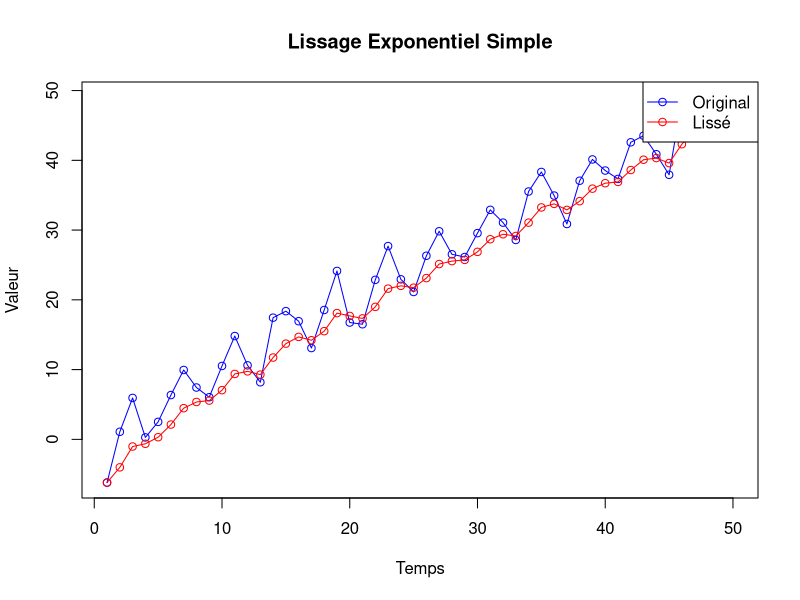
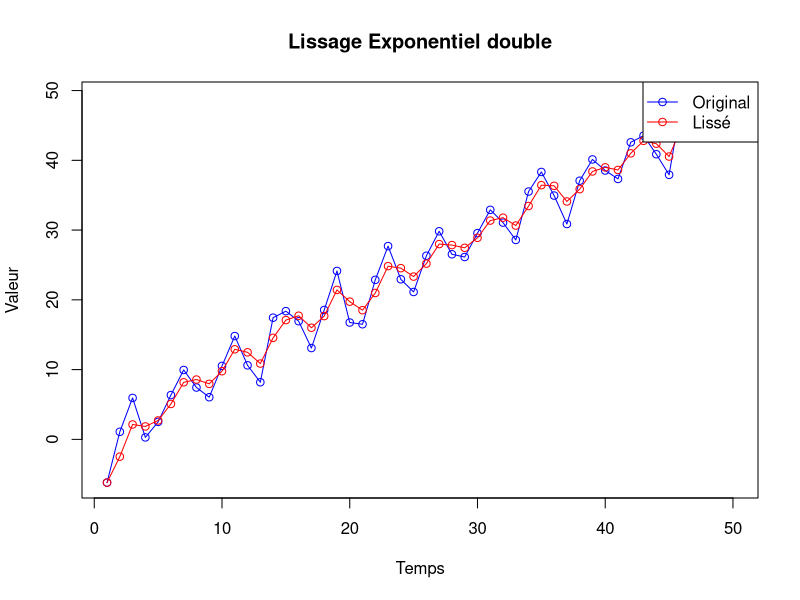
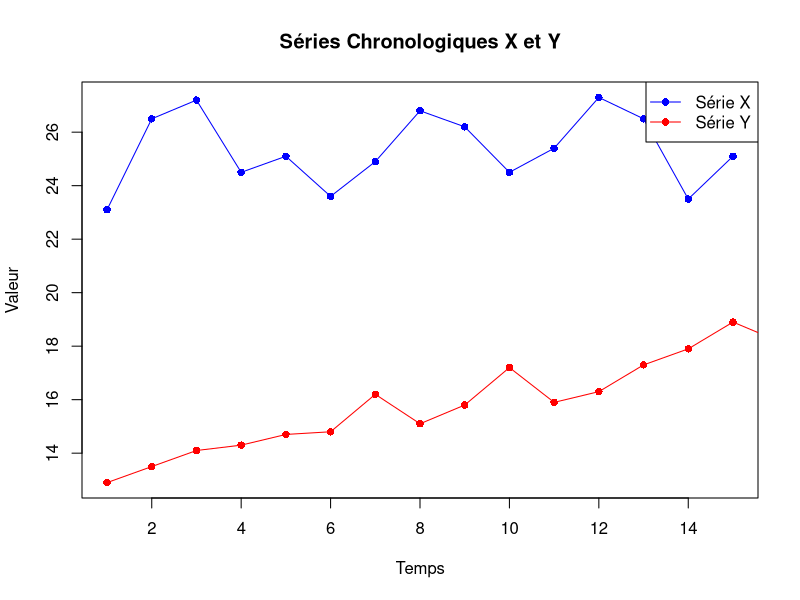
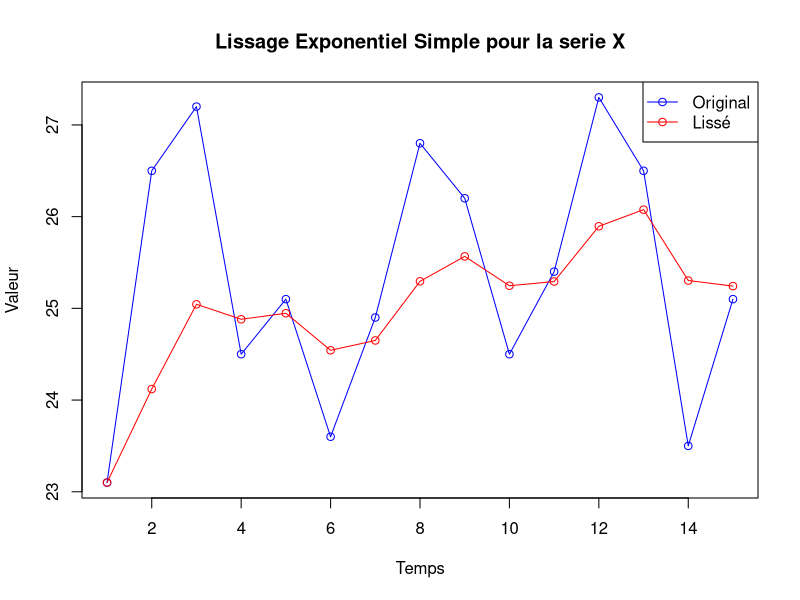
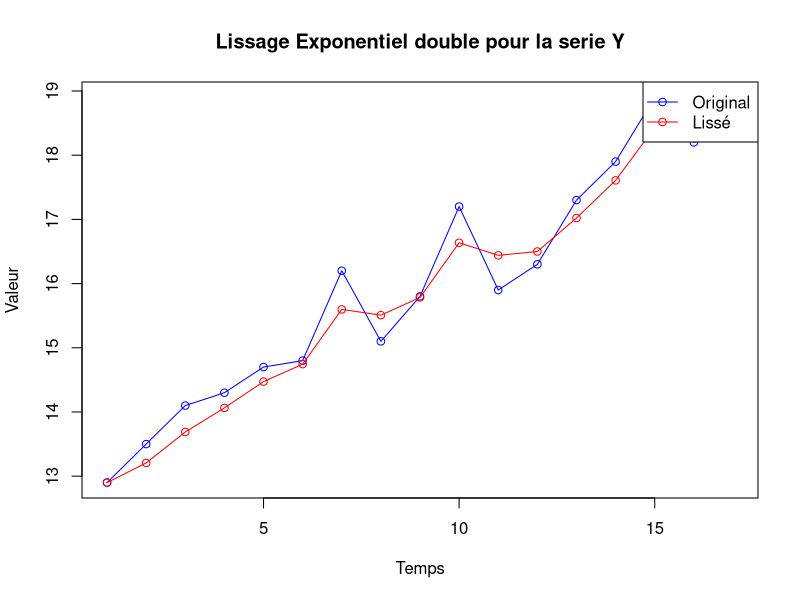

Recreate these plots in R, in order.
getwd()
setwd('/Users/aicha/Desktop/2CS/2CS-TP/S2/TP SChrono/TP4')
library(readxl)
data<- read_excel('data1.xlsx')
args(read_excel)
head(data)
serie<-na.omit(data$X0) 
print(serie)

#1 lissage exp  simple
lissage_exponentiel_simple <- function(serie, alpha) {
  n <- length(serie)
  lissage <- numeric(n)
  lissage[1] <- serie[1] # Initialisation avec la première valeur de la série
  
  for (t in 2:n) {
    lissage[t] <- alpha * serie[t] + (1 - alpha) * lissage[t - 1]
  }
  
  return(lissage)
}
alpha <- 0.3
result <- lissage_exponentiel_simple(serie, alpha)
print(result)
#Comparaison
plot(1:length(serie), serie, type = "o", col = "blue", xlab = "Temps", ylab = "Valeur", main = "Lissage Exponentiel Simple")
lines(1:length(result), result, type = "o", col = "red")
legend("topright", legend = c("Original", "Lissé"), col = c("blue", "red"), lty = 1, pch = 1)


#2lissage exponentiel double 

lissage_exponentiel_double <- function(serie, alpha) {
  n <- length(serie)
  lissage_simple <- lissage_exponentiel_simple(serie, alpha)
  lissage_double <- lissage_exponentiel_simple(lissage_simple, alpha)
  x_prediction <- 2 * lissage_simple - lissage_double
  return(x_prediction)
}
alpha <- 0.3
result_2 <- lissage_exponentiel_double(serie, alpha)
print(result_2)
#Comparaison
plot(1:length(serie), serie, type = "o", col = "blue", xlab = "Temps", ylab = "Valeur", main = "Lissage Exponentiel double")
lines(1:length(result_2), result_2, type = "o", col = "red")
legend("topright", legend = c("Original", "Lissé"), col = c("blue", "red"), lty = 1, pch = 1)

#3 Données 
X <- c(23.1, 26.5, 27.2, 24.5, 25.1, 23.6, 24.9, 26.8, 26.2, 24.5, 25.4, 27.3, 26.5, 23.5, 25.1)
Y <- c(12.9, 13.5, 14.1, 14.3, 14.7, 14.8, 16.2, 15.1, 15.8, 17.2, 15.9, 16.3, 17.3, 17.9, 18.9, 18.2, 18.5)

#4 Représentation graphique des séries
plot(X, type = "o", col = "blue", pch = 16, ylim = range(c(X, Y)),
     xlab = "Temps", ylab = "Valeur", main = "Séries Chronologiques X et Y")
lines(Y, type = "o", col = "red", pch = 16)
# Ajouter une légende
legend("topright", legend = c("Série X", "Série Y"), col = c("blue", "red"), lty = 1, pch = 16)

#5 lissage simple pour x et double pour y
#serie x
alpha <- 0.3
lissage1 <- lissage_exponentiel_simple(X, alpha)
print(lissage1)
plot(1:length(X), X, type = "o", col = "blue", xlab = "Temps", ylab = "Valeur", main = "Lissage Exponentiel Simple pour la serie X")
lines(1:length(lissage1),lissage1, type = "o", col = "red")
legend("topright", legend = c("Original", "Lissé"), col = c("blue", "red"), lty = 1, pch = 1)
#serie Y
alpha <- 0.3
lissage2 <- lissage_exponentiel_double(Y, alpha)
print(lissage2)
plot(1:length(Y),Y, type = "o", col = "blue", xlab = "Temps", ylab = "Valeur", main = 'Lissage Exponentiel double pour la serie Y')
lines(1:length(lissage2),lissage2, type = "o", col = "red")
legend("topright", legend = c("Original", "Lissé"), col = c("blue", "red"), lty = 1, pch = 1)

#6 Estimation des valeurs (n+1) avec α = 0.3 et α = 0.8
predire_prochaine_valeur <- function(serie, alpha) {
  lissage <- lissage_exponentiel_simple(serie, alpha)
  return(lissage[length(lissage)]) # Dernière valeur lissée pour prédire n+1
}

alpha1 <- 0.3
alpha2 <- 0.8

X_pred_03 <- predire_prochaine_valeur(X, alpha1)
X_pred_08 <- predire_prochaine_valeur(X, alpha2)

Y_pred_03 <- predire_prochaine_valeur(Y, alpha1)
Y_pred_08 <- predire_prochaine_valeur(Y, alpha2)

cat("Prédictions pour X avec α = 0.3:", X_pred_03, "\n")
cat("Prédictions pour X avec α = 0.8:", X_pred_08, "\n")
cat("Prédictions pour Y avec α = 0.3:", Y_pred_03, "\n")
cat("Prédictions pour Y avec α = 0.8:", Y_pred_08, "\n")
